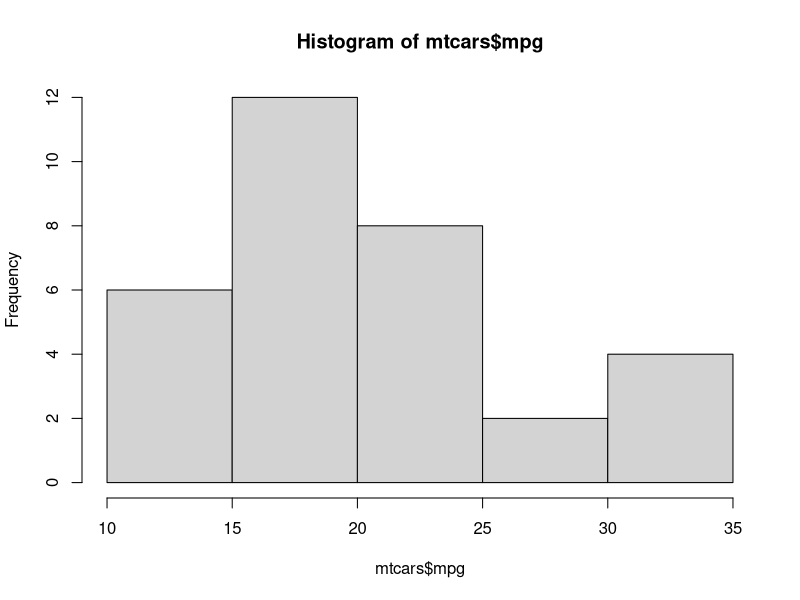
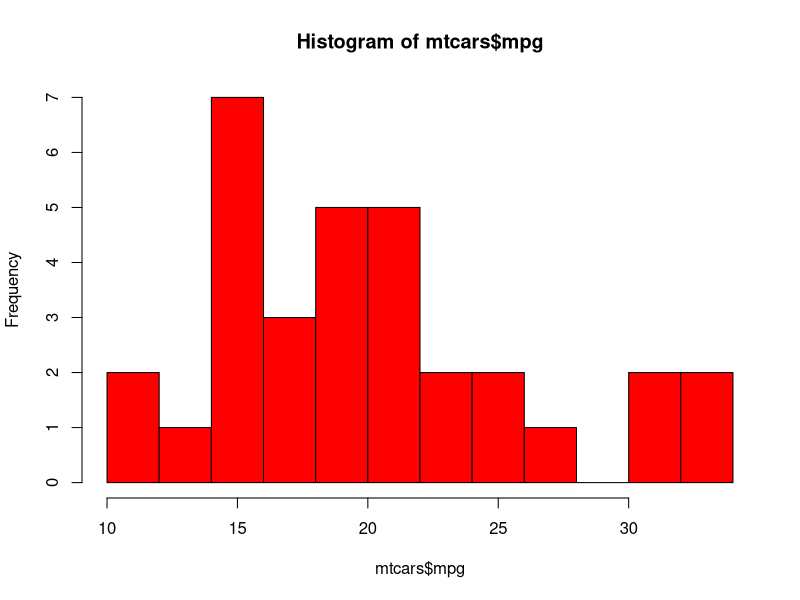
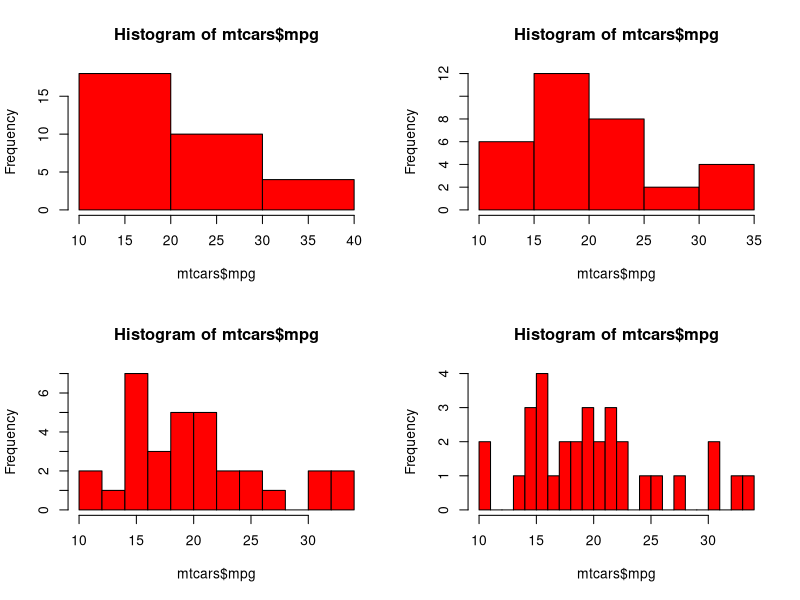
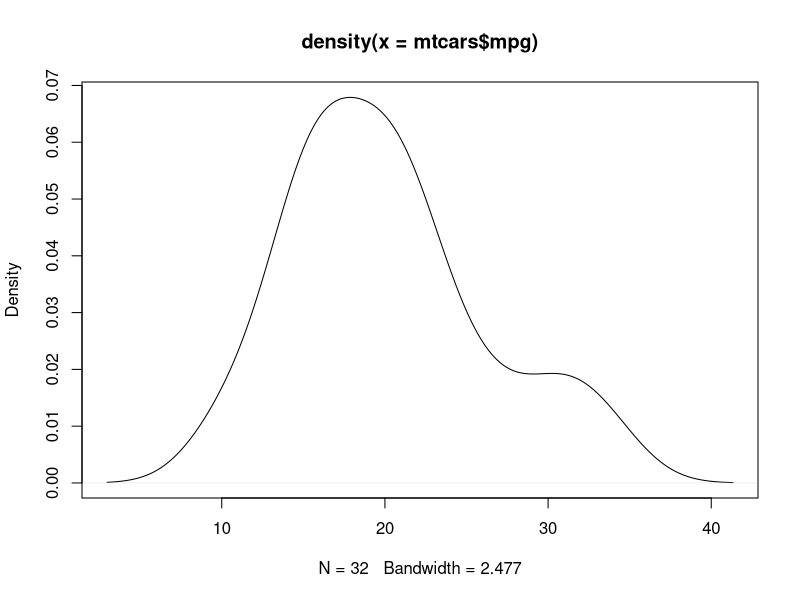
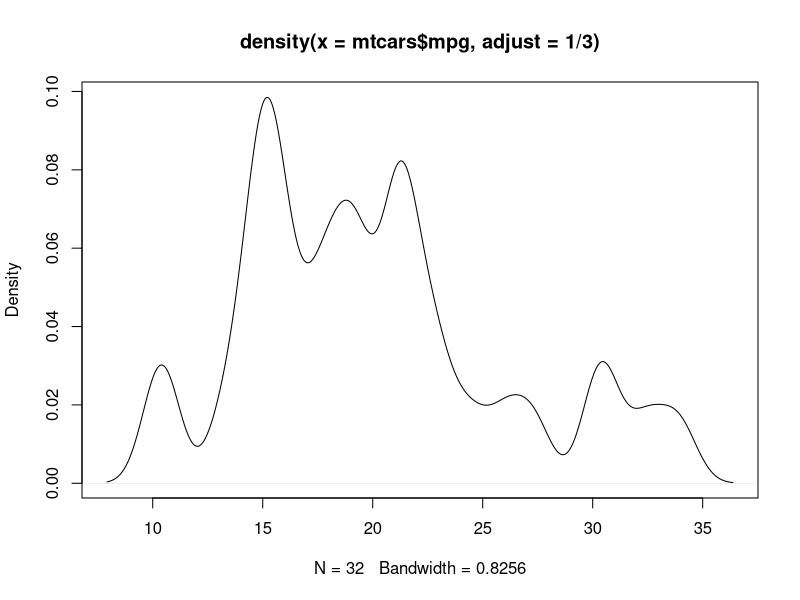
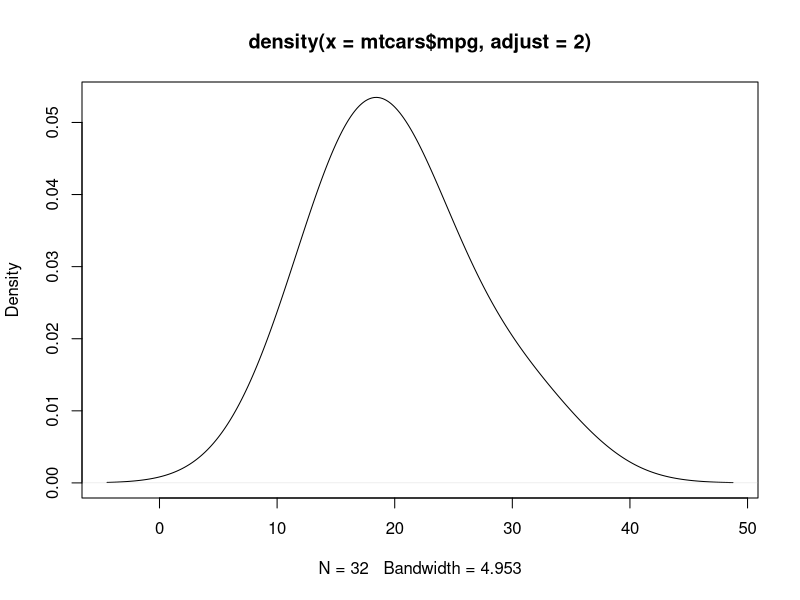
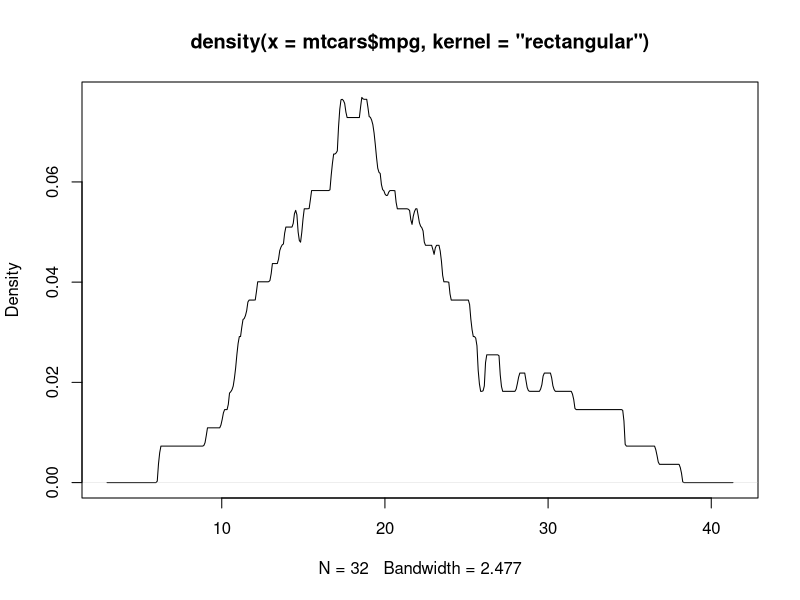
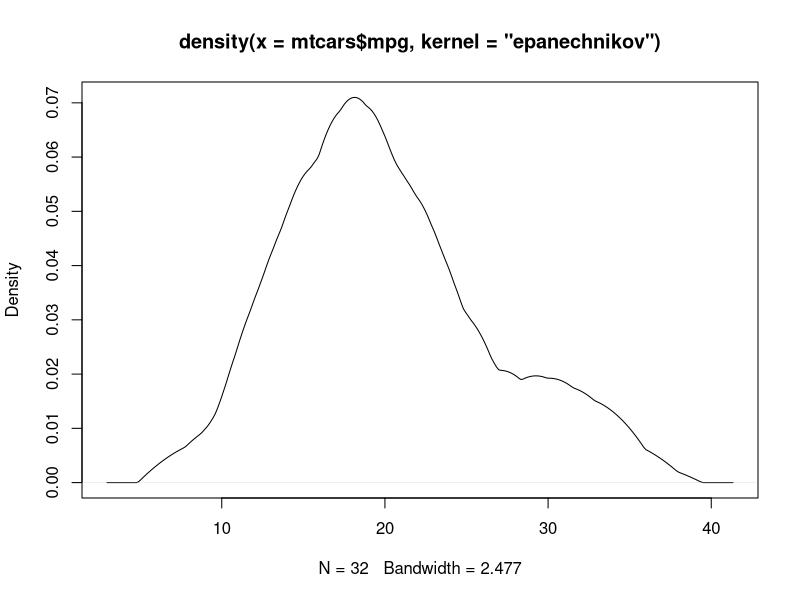

R code for these plots, in order:
## ---- chunk 1
knitr::opts_chunk$set(echo = FALSE)
## ---- chunk 2
data(mtcars)
hist(mtcars$mpg)
## ---- chunk 3
hist(mtcars$mpg, breaks=12, col="red")
## ---- chunk 4
par(mfrow = c(2,2))
hist(mtcars$mpg, breaks=2, col="red")
hist(mtcars$mpg, breaks=8, col="red")
hist(mtcars$mpg, breaks=12, col="red")
hist(mtcars$mpg, breaks=20, col="red")
par(mfrow = c(1,1))

## ---- chunk 5
d <- density(mtcars$mpg) # returns the density data 
plot(d) # plots the results
## ---- chunk 6
d <- density(mtcars$mpg,adjust = 1/3) # returns the density data 
plot(d) # plots the results
## ---- chunk 7
d <- density(mtcars$mpg,adjust = 2) # returns the density data 
plot(d) # plots the results
## ---- chunk 8
d <- density(mtcars$mpg, kernel = "rectangular") # returns the density data 
plot(d) # plots the results
## ---- chunk 9
d <- density(mtcars$mpg, kernel = "epanechnikov") # returns the density data 
plot(d) # plots the results
## ---- chunk 10
#take a look at the data set (the first 5 observations)
faithful[1:5,]
duration = faithful$eruptions
n=length(duration)
#estimate the density using histogram and kernel estimation
## ---- chunk 11
par(mfrow=c(2,2))
#histogram
out=hist(duration, nclass=15, prob=TRUE, main="Histogram, h=0.2")
z = (out$breaks[-1] + out$breaks[-19])/2
lines(out$density~z, col="blue")
#kernel density estimation
d1 = density(duration, kernel="gaussian", bw=0.2)
plot(d1, main="Gaussian kernel, h=0.2")
d2=density(duration, kernel="gaussian", bw=0.05)
plot(d2, main="Gaussian kernel, h=0.05")
d3=density(duration, kernel="triangular", bw=0.2)
plot(d3,main="Triangular kernel, h=0.2")
par(mfrow=c(1,1))
## ---- chunk 12
library(ggplot2)
ggplot(data = faithful, aes(x = eruptions)) + geom_density()
## ---- chunk 13
library(patchwork)
p1 <- ggplot(data = faithful, aes(x = eruptions)) + geom_density(adjust = 1/10) +
  labs(title = "adjust = 1/10")+theme_bw()
p2 <- ggplot(data = faithful, aes(x = eruptions)) + geom_density(adjust = 1/2) +
  labs(title = "adjust = 1/2")+theme_bw()
p1+p2
## ---- chunk 14
p1 <- ggplot(data = faithful, aes(x = eruptions)) + geom_density(kernel = "gaussian") +
  labs(title = "Gaussian")+theme_bw()
p2 <- ggplot(data = faithful, aes(x = eruptions)) + geom_density(kernel = "rectangular") +
  labs(title = "Rectangular")+theme_bw()
p1+p2
